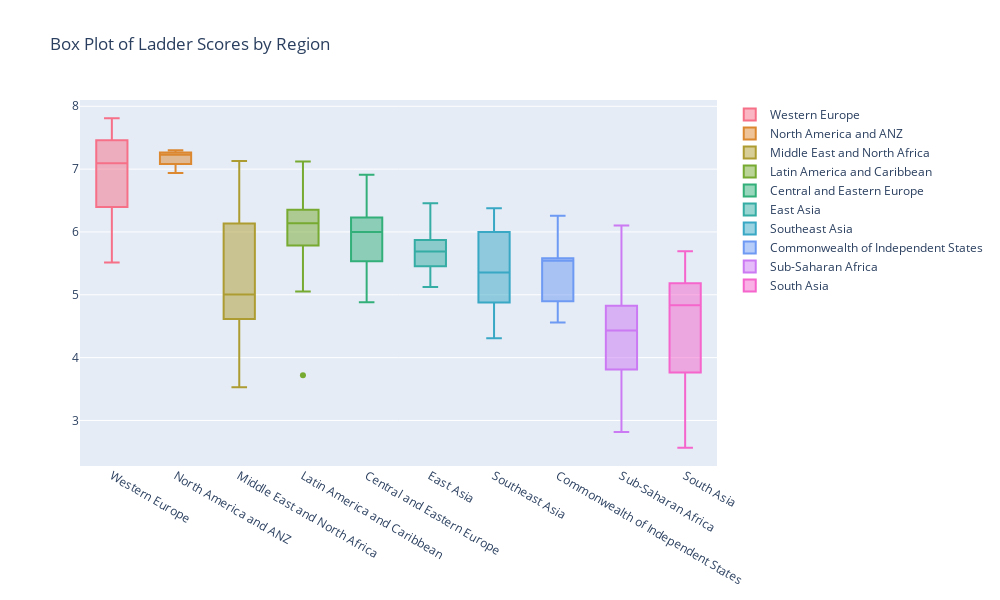

Notebook source saved alongside this figure:
### Markdown cell above
#### We can see that the most peacfull and happines regions in the world are: 
    1)North Americe and ANZ
    2)Western Europe

### Code cell
import seaborn as sns
import plotly.graph_objs as go

sns.set_style("whitegrid")
custom_palette = sns.color_palette("husl", n_colors=10)
fig = go.Figure()

for region, color in zip(df_cleaned['Regional indicator'].unique(), custom_palette):
    data_subset = df_cleaned[df_cleaned['Regional indicator'] == region]
    fig.add_trace(go.Box(x=data_subset['Regional indicator'], y=data_subset['Ladder score'],
                         name=region, marker_color=f"rgb{tuple(int(255*c) for c in color[:3])}"))

fig.update_traces(hovertemplate='Ladder score: %{y:.2f}<br>Regional indicator: %{x}')
fig.update_layout(width=1000, height=600, title='Box Plot of Ladder Scores by Region') 
plt.tight_layout()
fig.show()

### Figure 1 — Plotly figure (JSON) as saved in the notebook; plotly's stock layout.template omitted (floating-point values rounded to 4 significant figures)
{"data": [{"hovertemplate": "Ladder score: %{y:.2f}<br>Regional indicator: %{x}", "marker": {"color": "rgb(246, 112, 136)"}, "name": "Western Europe", "type": "box", "x": ["Western Europe", "Western Europe", "Western Europe", "Western Europe", "Western Europe", "Western Europe", "Western Europe", "Western Europe", "Western Europe", "Western Europe", "Western Europe", "Western Europe", "Western Europe", "Western Europe", "Western Europe", "Western Europe", "Western Europe", "Western Europe", "Western Europe", "Western Europe", "Western Europe"], "y": [7.809, 7.646, 7.56, 7.504, 7.488, 7.449, 7.353, 7.294, 7.238, 7.165, 7.094, 7.076, 6.864, 6.773, 6.664, 6.401, 6.387, 6.159, 5.911, 5.536, 5.515]}, {"hovertemplate": "Ladder score: %{y:.2f}<br>Regional indicator: %{x}", "marker": {"color": "rgb(219, 136, 49)"}, "name": "North America and ANZ", "type": "box", "x": ["North America and ANZ", "North America and ANZ", "North America and ANZ", "North America and ANZ"], "y": [7.3, 7.232, 7.223, 6.94]}, {"hovertemplate": "Ladder score: %{y:.2f}<br>Regional indicator: %{x}", "marker": {"color": "rgb(173, 156, 49)"}, "name": "Middle East and North Africa", "type": "box", "x": ["Middle East and North Africa", "Middle East and North Africa", "Middle East and North Africa", "Middle East and North Africa", "Middle East and North Africa", "Middle East and North Africa", "Middle East and North Africa", "Middle East and North Africa", "Middle East and North Africa", "Middle East and North Africa", "Middle East and North Africa", "Middle East and North Africa", "Middle East and North Africa", "Middle East and North Africa", "Middle East and North Africa", "Middle East and North Africa", "Middle East and North Africa"], "y": [7.129, 6.791, 6.406, 6.227, 6.102, 5.489, 5.132, 5.095, 5.005, 4.785, 4.772, 4.672, 4.633, 4.553, 4.392, 4.151, 3.527]}, {"hovertemplate": "Ladder score: %{y:.2f}<br>Regional indicator: %{x}", "marker": {"color": "rgb(119, 170, 49)"}, "name": "Latin America and Caribbean", "type": "box", "x": ["Latin America and Caribbean", "Latin America and Caribbean", "Latin America and Caribbean", "Latin America and Caribbean", "Latin America and Caribbean", "Latin America and Caribbean", "Latin America and Caribbean", "Latin America and Caribbean", "Latin America and Caribbean", "Latin America and Caribbean", "Latin America and Caribbean", "Latin America and Caribbean", "Latin America and Caribbean", "Latin America and Caribbean", "Latin America and Caribbean", "Latin America and Caribbean", "Latin America and Caribbean", "Latin America and Caribbean", "Latin America and Caribbean", "Latin America and Caribbean", "Latin America and Caribbean"], "y": [7.121, 6.465, 6.44, 6.399, 6.376, 6.348, 6.305, 6.228, 6.192, 6.163, 6.137, 5.975, 5.953, 5.925, 5.89, 5.797, 5.747, 5.692, 5.689, 5.053, 3.721]}, {"hovertemplate": "Ladder score: %{y:.2f}<br>Regional indicator: %{x}", "marker": {"color": "rgb(51, 176, 122)"}, "name": "Central and Eastern Europe", "type": "box", "x": ["Central and Eastern Europe", "Central and Eastern Europe", "Central and Eastern Europe", "Central and Eastern Europe", "Central and Eastern Europe", "Central and Eastern Europe", "Central and Eastern Europe", "Central and Eastern Europe", "Central and Eastern Europe", "Central and Eastern Europe", "Central and Eastern Europe", "Central and Eastern Europe", "Central and Eastern Europe", "Central and Eastern Europe", "Central and Eastern Europe", "Central and Eastern Europe", "Central and Eastern Europe"], "y": [6.911, 6.363, 6.325, 6.281, 6.215, 6.186, 6.124, 6.022, 6.0, 5.95, 5.778, 5.674, 5.546, 5.505, 5.16, 5.102, 4.883]}, {"hovertemplate": "Ladder score: %{y:.2f}<br>Regional indicator: %{x}", "marker": {"color": "rgb(53, 172, 164)"}, "name": "East Asia", "type": "box", "x": ["East Asia", "East Asia", "East Asia", "East Asia", "East Asia", "East Asia"], "y": [6.455, 5.872, 5.871, 5.51, 5.456, 5.124]}, {"hovertemplate": "Ladder score: %{y:.2f}<br>Regional indicator: %{x}", "marker": {"color": "rgb(56, 168, 197)"}, "name": "Southeast Asia", "type": "box", "x": ["Southeast Asia", "Southeast Asia", "Southeast Asia", "Southeast Asia", "Southeast Asia", "Southeast Asia", "Southeast Asia", "Southeast Asia", "Southeast Asia"], "y": [6.377, 6.006, 5.999, 5.384, 5.353, 5.286, 4.889, 4.848, 4.308]}, {"hovertemplate": "Ladder score: %{y:.2f}<br>Regional indicator: %{x}", "marker": {"color": "rgb(110, 154, 244)"}, "name": "Commonwealth of Independent States", "type": "box", "x": ["Commonwealth of Independent States", "Commonwealth of Independent States", "Commonwealth of Independent States", "Commonwealth of Independent States", "Commonwealth of Independent States", "Commonwealth of Independent States", "Commonwealth of Independent States", "Commonwealth of Independent States", "Commonwealth of Independent States", "Commonwealth of Independent States", "Commonwealth of Independent States", "Commonwealth of Independent States"], "y": [6.258, 6.058, 5.608, 5.556, 5.546, 5.542, 5.54, 5.165, 5.119, 4.677, 4.673, 4.561]}, {"hovertemplate": "Ladder score: %{y:.2f}<br>Regional indicator: %{x}", "marker": {"color": "rgb(204, 121, 244)"}, "name": "Sub-Saharan Africa", "type": "box", "x": ["Sub-Saharan Africa", "Sub-Saharan Africa", "Sub-Saharan Africa", "Sub-Saharan Africa", "Sub-Saharan Africa", "Sub-Saharan Africa", "Sub-Saharan Africa", "Sub-Saharan Africa", "Sub-Saharan Africa", "Sub-Saharan Africa", "Sub-Saharan Africa", "Sub-Saharan Africa", "Sub-Saharan Africa", "Sub-Saharan Africa", "Sub-Saharan Africa", "Sub-Saharan Africa", "Sub-Saharan Africa", "Sub-Saharan Africa", "Sub-Saharan Africa", "Sub-Saharan Africa", "Sub-Saharan Africa", "Sub-Saharan Africa", "Sub-Saharan Africa", "Sub-Saharan Africa", "Sub-Saharan Africa", "Sub-Saharan Africa", "Sub-Saharan Africa", "Sub-Saharan Africa", "Sub-Saharan Africa", "Sub-Saharan Africa", "Sub-Saharan Africa", "Sub-Saharan Africa", "Sub-Saharan Africa", "Sub-Saharan Africa", "Sub-Saharan Africa", "Sub-Saharan Africa", "Sub-Saharan Africa", "Sub-Saharan Africa", "Sub-Saharan Africa"], "y": [6.101, 5.233, 5.216, 5.194, 5.148, 5.085, 4.981, 4.949, 4.91, 4.829, 4.814, 4.769, 4.751, 4.729, 4.724, 4.624, 4.583, 4.571, 4.558, 4.432, 4.423, 4.375, 4.311, 4.308, 4.289, 4.187, 4.186, 4.166, 3.926, 3.775, 3.759, 3.653, 3.538, 3.479, 3.476, 3.476, 3.312, 3.299, 2.817]}, {"hovertemplate": "Ladder score: %{y:.2f}<br>Regional indicator: %{x}", "marker": {"color": "rgb(245, 101, 204)"}, "name": "South Asia", "type": "box", "x": ["South Asia", "South Asia", "South Asia", "South Asia", "South Asia", "South Asia", "South Asia"], "y": [5.693, 5.198, 5.137, 4.833, 4.327, 3.573, 2.567]}], "layout": {"height": 600, "title": {"text": "Box Plot of Ladder Scores by Region"}, "width": 1000, "xaxis": {"autorange": true, "range": [-0.5, 9.5], "type": "category"}, "yaxis": {"autorange": true, "range": [2.276, 8.1], "type": "linear"}}}
